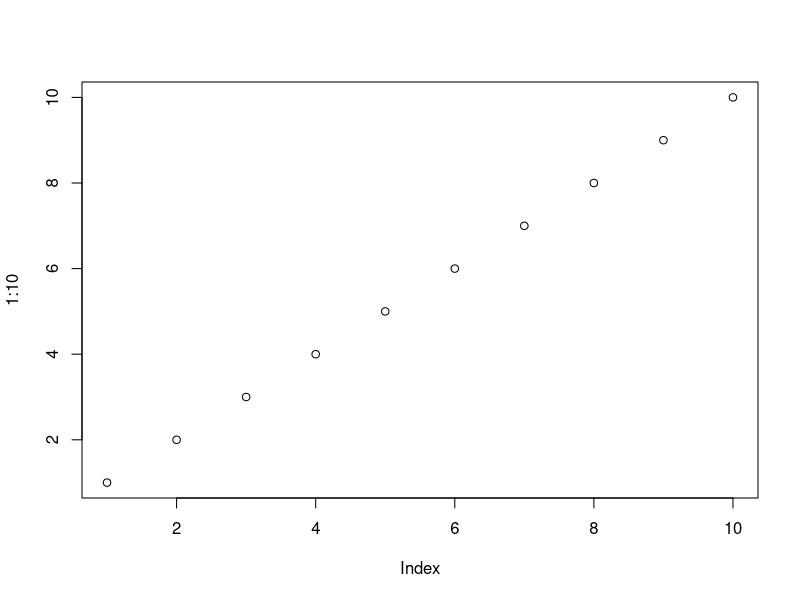
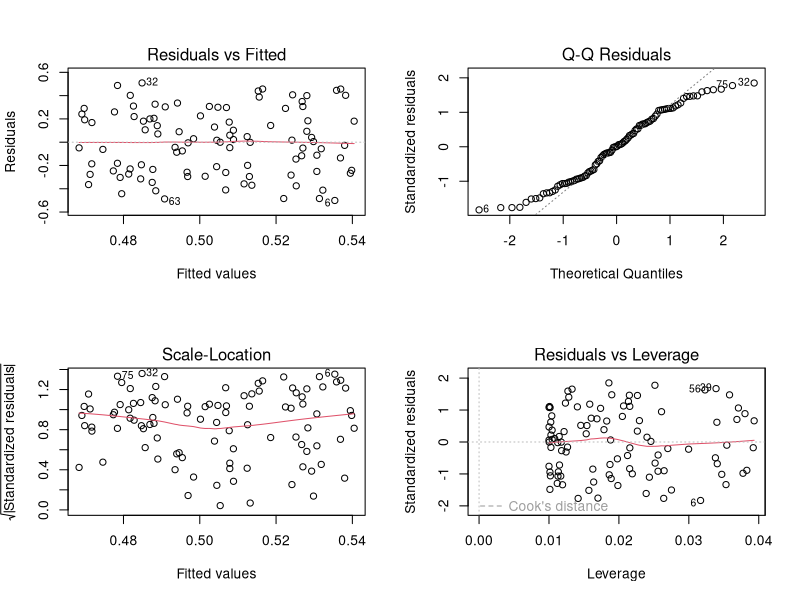
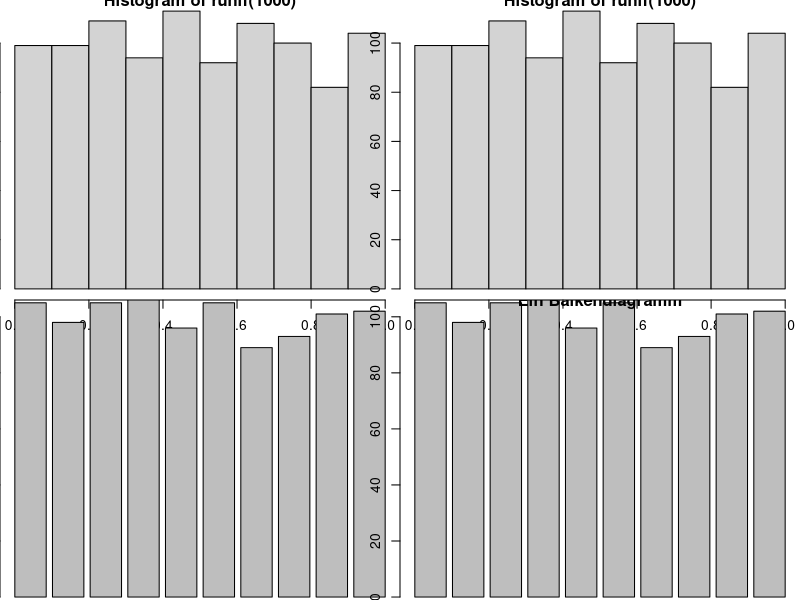

The R script that drew these images, in order:
## ---- chunk 1
knitr::opts_chunk$set(echo = TRUE)
library(knitr)
## ---- chunk 2
L3 <- LETTERS[1:3]
fac <- sample(L3, 10, replace = TRUE)
d <- data.frame(x = 1, y = 1:10, fac = fac)
## ---- chunk 3
kable(d)
## ---- chunk 4
head(d)
## ---- chunk 5
A <- 1:10
A
str(A)
## ---- chunk 6
B <- as.character(A)
B
str(B)
## ---- chunk 7
AB <- sample(LETTERS,4)
AB <- as.factor(AB)
levels(AB) <- LETTERS
table(AB)
## ---- chunk 8
1:10 %in% c(1,3,5,9)
## ---- chunk 9
match(1:10,c(1,3,5,9))
## ---- chunk 10
A <- 1:10
is.na(A)
## ---- chunk 11
A[5] <- NA
is.na(A)
## ---- chunk 12
A <- 1:10
length(A)
## ---- chunk 13
a <- 5
if (a>4){
  cat("Dies stimmt")
}
## ---- chunk 14
a <- 3
if (a>4){
  cat("Dies stimmt")
}
## ---- chunk 15
A <- 1
for (i in 1:5){
  A <- A + i
  cat(A,"\n")
}
## ---- chunk 16
agrep("lasy", "1 lazy 2")
## ---- chunk 17
A <- 1:10
A
which(A==5)
which(A>5)
## ---- chunk 18
A <- sample(1:10,100,replace=T)
table(A)
## ---- chunk 19
Z <- rnorm(10000)
head(Z)
## ---- chunk 20
Zc <- cut(Z, breaks = -6:6)
head(Zc)
## ---- chunk 21
table(Zc)
## ---- chunk 22
plot(1:10)
## ---- chunk 23
A <- runif(100)
B <- runif(100)
mod1 <- lm(A~B)

par(mfrow=c(2,2))
plot(mod1)
## ---- chunk 24
par(mai=c(0,0,0,0))
plot(hist(runif(1000)))
## ---- chunk 25
A <- sample(1:10,1000,replace=T)
tabA <- table(A)

barplot(tabA)
## ---- chunk 26
barplot(tabA,xlab="Die Ausprägungen",
        ylab="Häufigkeiten",
        main="Ein Balkendiagramm")
